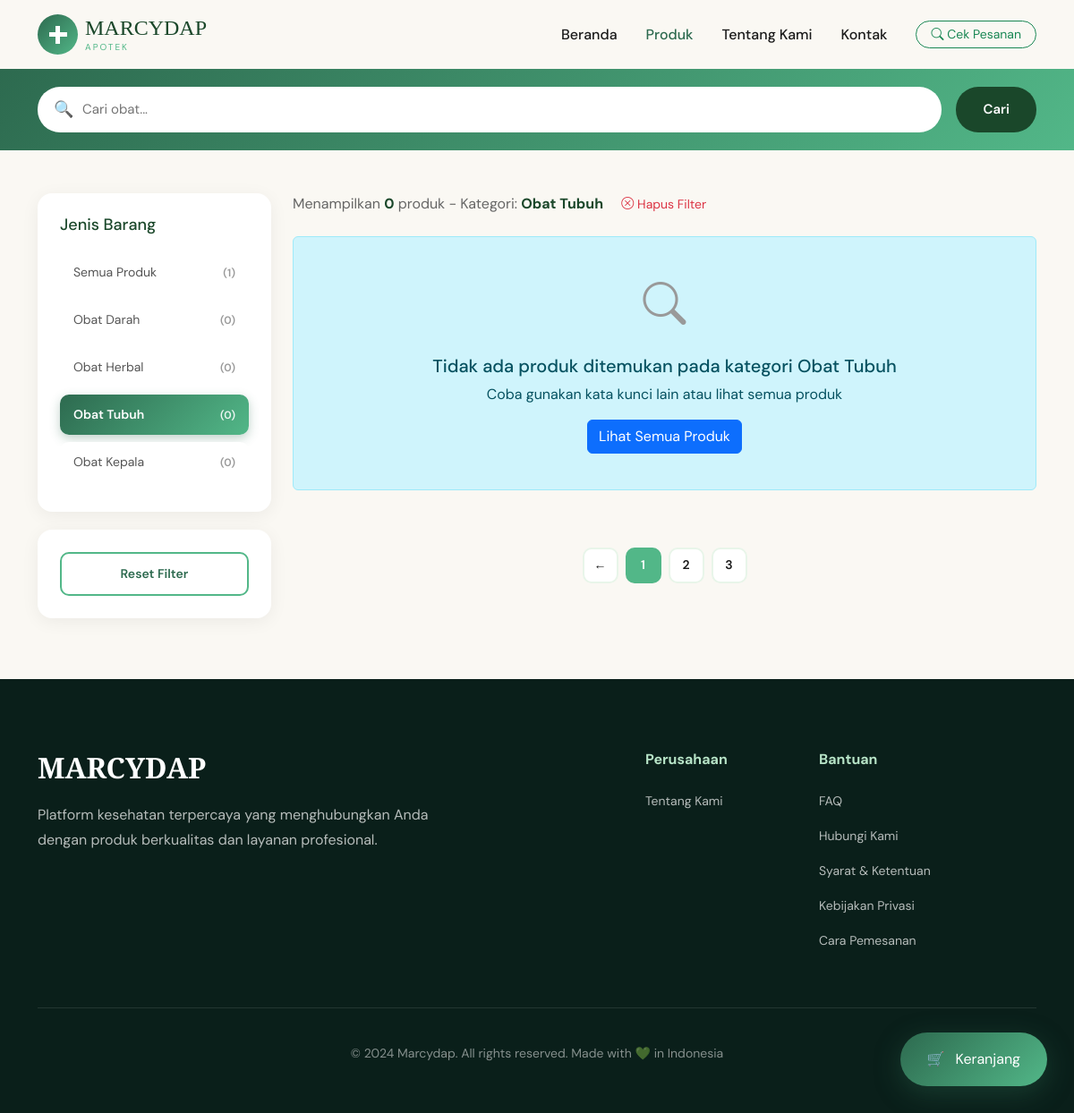
Before: /main/produk.php?jenis=tubuh with the older database file.
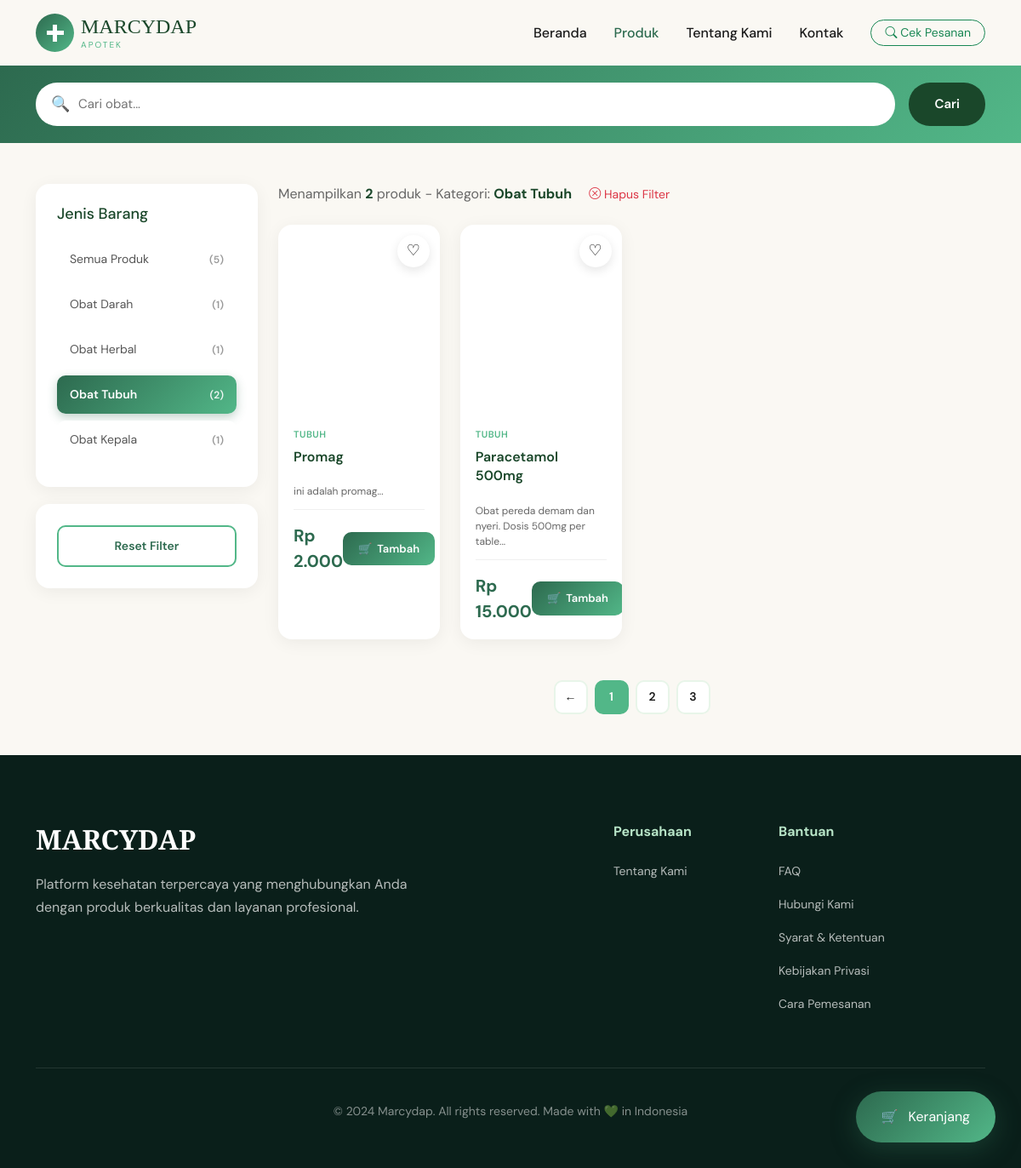
After: the same page with the newer database file.
### tables this page shows
CREATE TABLE `barang` (
  `id_barang` int NOT NULL,
  `nama_barang` varchar(50) NOT NULL,
  `jenis_barang` enum('darah','herbal','kepala','tubuh') NOT NULL,
  `harga` varchar(100) NOT NULL,
  `deskripsi` text NOT NULL,
  `gambar` varchar(255) NOT NULL
);

### main/components/product-card.php (the view, shortened to what the changed rows need)
<?php
$harga_format = number_format($product['harga'], 0, ',', '.');
$gambar_src = '';
if (!empty($product['gambar'])) {
    $gambar_src = $product['gambar'];
}
?>
<div class="product-card">
    <button class="wishlist-btn">♡</button>
    <a href="detail_produk.php?id=<?php echo $product['id_barang']; ?>" class="product-image-link">
        <div class="product-image" style="<?php if (!empty($gambar_src)) echo 'background-image: url(' . $gambar_src . '); background-size: cover; background-position: center;'; ?>">
        </div>
    </a>
    <div class="product-content">
        <div class="product-category"><?php echo htmlspecialchars($product['jenis_barang']); ?></div>
        <a href="detail_produk.php?id=<?php echo $product['id_barang']; ?>" class="product-title-link">
            <h3 class="product-title"><?php echo htmlspecialchars($product['nama_barang']); ?></h3>
        </a>
        <div class="product-meta">
            <span><?php echo substr(htmlspecialchars($product['deskripsi']), 0, 50); ?>...</span>
        </div>
        <div class="product-footer">
            <div>
                <span class="price-current">Rp <?php echo $harga_format; ?></span>
            </div>
            <form method="POST" style="margin:0;">
                <button type="submit" name="add_to_cart" class="add-btn">
                    <span>🛒</span>
                    <span>Tambah</span>
                </button>
            </form>
        </div>
    </div>
</div>

### main/produk.php (shortened to what the changed rows need)
<?php
include '../config/db.php';
$jenis_filter = isset($_GET['jenis']) ? mysqli_real_escape_string($db, $_GET['jenis']) : '';
$search_query = isset($_GET['search']) ? mysqli_real_escape_string($db, $_GET['search']) : '';
$query = "SELECT * FROM barang WHERE 1=1";
if (!empty($jenis_filter) && in_array($jenis_filter, ['darah', 'herbal', 'tubuh', 'kepala'])) {
    $query .= " AND jenis_barang = '$jenis_filter'";
}
$query .= " ORDER BY id_barang DESC";
$result = mysqli_query($db, $query);
$count_query = "SELECT jenis_barang, COUNT(*) as jumlah FROM barang GROUP BY jenis_barang";
$count_result = mysqli_query($db, $count_query);
$jenis_counts = [];
while ($row = mysqli_fetch_assoc($count_result)) {
    $jenis_counts[$row['jenis_barang']] = $row['jumlah'];
}
$total_semua = array_sum($jenis_counts);
?>
<!DOCTYPE html>
<html lang="id">
<head>
    <link href="https://cdn.jsdelivr.net/npm/bootstrap@5.3.0/dist/css/bootstrap.min.css" rel="stylesheet">
    <link rel="stylesheet" href="https://cdn.jsdelivr.net/npm/bootstrap-icons@1.10.0/font/bootstrap-icons.css">
    <link rel="stylesheet" href="css/produk.css">
</head>
<body>
        <div class="container">
            <div class="d-flex justify-content-between align-items-center py-3">
                <a href="dashboard.php" class="d-flex align-items-center gap-2 text-decoration-none">
                    <div class="logo-text">
                        <h1>MARCYDAP</h1>
                    </div>
                </a>
            </div>
        </div>
    <div class="container my-5">
        <div class="row g-4">
            <div class="col-lg-3">
                <div class="sidebar-sticky">
                    <div class="filter-section">
                        <div class="filter-option">
                            <a href="produk.php<?php echo !empty($search_query) ? '?search='.urlencode($search_query) : ''; ?>"
                               class="filter-link <?php echo empty($jenis_filter) ? 'active' : ''; ?>">
                                <span> Semua Produk</span>
                                <span class="filter-count">(<?php echo $total_semua; ?>)</span>
                            </a>
                        </div>
                        <div class="filter-option">
                            <a href="produk.php?jenis=darah<?php echo !empty($search_query) ? '&search='.urlencode($search_query) : ''; ?>"
                               class="filter-link <?php echo $jenis_filter == 'darah' ? 'active' : ''; ?>">
                                <span> Obat Darah</span>
                                <span class="filter-count">(<?php echo isset($jenis_counts['darah']) ? $jenis_counts['darah'] : 0; ?>)</span>
                            </a>
                        </div>
                        <div class="filter-option">
                            <a href="produk.php?jenis=herbal<?php echo !empty($search_query) ? '&search='.urlencode($search_query) : ''; ?>"
                               class="filter-link <?php echo $jenis_filter == 'herbal' ? 'active' : ''; ?>">
                                <span> Obat Herbal</span>
                                <span class="filter-count">(<?php echo isset($jenis_counts['herbal']) ? $jenis_counts['herbal'] : 0; ?>)</span>
                            </a>
                        </div>
                        <div class="filter-option">
                            <a href="produk.php?jenis=tubuh<?php echo !empty($search_query) ? '&search='.urlencode($search_query) : ''; ?>"
                               class="filter-link <?php echo $jenis_filter == 'tubuh' ? 'active' : ''; ?>">
                                <span> Obat Tubuh</span>
                                <span class="filter-count">(<?php echo isset($jenis_counts['tubuh']) ? $jenis_counts['tubuh'] : 0; ?>)</span>
                            </a>
                        </div>
                        <div class="filter-option">
                            <a href="produk.php?jenis=kepala<?php echo !empty($search_query) ? '&search='.urlencode($search_query) : ''; ?>"
                               class="filter-link <?php echo $jenis_filter == 'kepala' ? 'active' : ''; ?>">
                                <span> Obat Kepala</span>
                                <span class="filter-count">(<?php echo isset($jenis_counts['kepala']) ? $jenis_counts['kepala'] : 0; ?>)</span>
                            </a>
                        </div>
                    </div>
                </div>
            </div>
            <div class="col-lg-9">
                <div class="mb-4">
                    <?php
                    $total_produk = mysqli_num_rows($result);
                    $filter_text = '';
                    if (!empty($jenis_filter)) {
                        $jenis_labels = [
                            'darah' => 'Obat Darah',
                            'herbal' => 'Obat Herbal',
                            'tubuh' => 'Obat Tubuh',
                            'kepala' => 'Obat Kepala'
                        ];
                        $filter_text = ' - Kategori: <strong>' . $jenis_labels[$jenis_filter] . '</strong>';
                    }
                    ?>
                    <div class="products-count">
                        Menampilkan <strong><?php echo $total_produk; ?></strong> produk<?php echo $filter_text; ?>
                        <?php if (!empty($jenis_filter) || !empty($search_query)) { ?>
                            <a href="produk.php" class="ms-3 text-danger" style="font-size: 14px; text-decoration: none;">
                                <i class="bi bi-x-circle"></i> Hapus Filter
                            </a>
                        <?php } ?>
                    </div>
                </div>
                <div class="row g-4">
                    <?php
                    if (mysqli_num_rows($result) > 0) {
                        while ($row = mysqli_fetch_assoc($result)) {
                            $product = $row;
                    ?>
                            <div class="col-xl-3 col-lg-4 col-md-6">
                                <?php include 'components/product-card.php'; ?>
                            </div>
                    <?php
                        }
                    } else {
                        $no_product_msg = 'Tidak ada produk ditemukan';
                        if (!empty($jenis_filter)) {
                            $jenis_labels = [
                                'darah' => 'Obat Darah',
                                'herbal' => 'Obat Herbal',
                                'tubuh' => 'Obat Tubuh',
                                'kepala' => 'Obat Kepala'
                            ];
                            $no_product_msg .= ' pada kategori ' . $jenis_labels[$jenis_filter];
                        }
                        ?>
                        <div class="col-12">
                            <div class="alert alert-info text-center" style="padding: 40px;">
                                <i class="bi bi-search" style="font-size: 48px; color: #999; display: block; margin-bottom: 20px;"></i>
                                <h5><?php echo $no_product_msg; ?></h5>
                                <p class="mb-3">Coba gunakan kata kunci lain atau lihat semua produk</p>
                                <a href="produk.php" class="btn btn-primary">Lihat Semua Produk</a>
                            </div>
                        </div>
                        <?php
                    }
                    ?>
                </div>
            </div>
        </div>
    </div>
</body>
</html>

Changed rows visible on the page:
added barang: jenis_barang "TUBUH", nama_barang "Promag", deskripsi "ini adalah promag", harga "2.000"
now on this page (row edited): barang: jenis_barang "TUBUH", nama_barang "Paracetamol 500mg", deskripsi "Obat pereda demam dan nyeri. Dosis 500mg per table", harga "15.000"
Other visible differences:
$total_semua: "1" → "5"
$jenis_counts['darah']: (not shown) → "1"
$jenis_counts['herbal']: (not shown) → "1"
$jenis_counts['tubuh']: (not shown) → "2"
$jenis_counts['kepala']: (not shown) → "1"
$total_produk: "0" → "2"
$no_product_msg: "Tidak ada produk ditemukan pada kategori Obat Tubuh" → (not shown)
text no longer shown: "0 0 0 0 Coba gunakan kata kunci lain atau lihat semua produk Lihat Semua Produk"
